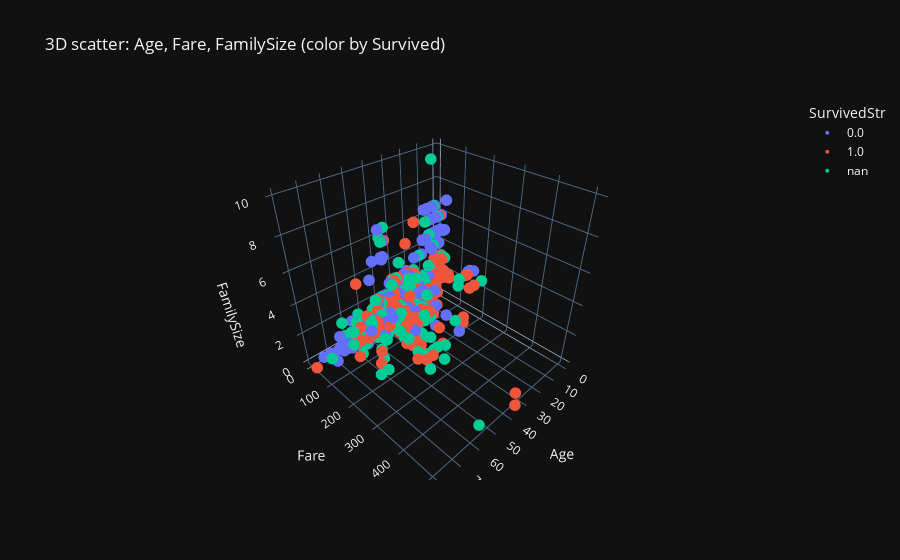

The cell this chart's notebook holds for it:
### Markdown cell above
3D scatter (интерактивный): Возраст (x), Стоимость билета (y), Размер семьи (z), цвет — Выживание

### Code cell
plot_df = df_rel.reset_index().copy()
plot_df = plot_df[~plot_df['Age'].isna() & ~plot_df['Fare'].isna()]
plot_df['SurvivedStr'] = plot_df['Survived'].astype(str)

fig = px.scatter_3d(plot_df, x='Age', y='Fare', z='FamilySize', color='SurvivedStr', hover_data=['Name','Pclass','Sex'],
                    title='3D scatter: Age, Fare, FamilySize (color by Survived)')
fig.update_traces(marker=dict(size=4))
fig

### Figure 1 — Plotly figure (JSON) as saved in the notebook; plotly's stock layout.template omitted (floating-point values rounded to 4 significant figures; data arrays with more than 128 entries replaced by an {"elided": "..."} marker saying what was removed)
{"data": [{"customdata": {"elided": "424x3 mixed values"}, "hovertemplate": "SurvivedStr=0.0<br>Age=%{x}<br>Fare=%{y}<br>FamilySize=%{z}<br>Name=%{customdata[0]}<br>Pclass=%{customdata[1]}<br>Sex=%{customdata[2]}<extra></extra>", "legendgroup": "0.0", "marker": {"color": "#636efa", "symbol": "circle", "size": 4}, "mode": "markers", "name": "0.0", "scene": "scene", "showlegend": true, "x": {"elided": "424 float values"}, "y": {"elided": "424 float values"}, "z": {"elided": "424 int values"}, "type": "scatter3d"}, {"customdata": {"elided": "290x3 mixed values"}, "hovertemplate": "SurvivedStr=1.0<br>Age=%{x}<br>Fare=%{y}<br>FamilySize=%{z}<br>Name=%{customdata[0]}<br>Pclass=%{customdata[1]}<br>Sex=%{customdata[2]}<extra></extra>", "legendgroup": "1.0", "marker": {"color": "#EF553B", "symbol": "circle", "size": 4}, "mode": "markers", "name": "1.0", "scene": "scene", "showlegend": true, "x": {"elided": "290 float values"}, "y": {"elided": "290 float values"}, "z": {"elided": "290 int values"}, "type": "scatter3d"}, {"customdata": {"elided": "331x3 mixed values"}, "hovertemplate": "SurvivedStr=nan<br>Age=%{x}<br>Fare=%{y}<br>FamilySize=%{z}<br>Name=%{customdata[0]}<br>Pclass=%{customdata[1]}<br>Sex=%{customdata[2]}<extra></extra>", "legendgroup": "nan", "marker": {"color": "#00cc96", "symbol": "circle", "size": 4}, "mode": "markers", "name": "nan", "scene": "scene", "showlegend": true, "x": {"elided": "331 float values"}, "y": {"elided": "331 float values"}, "z": {"elided": "331 int values"}, "type": "scatter3d"}], "layout": {"scene": {"domain": {"x": [0.0, 1.0], "y": [0.0, 1.0]}, "xaxis": {"title": {"text": "Age"}}, "yaxis": {"title": {"text": "Fare"}}, "zaxis": {"title": {"text": "FamilySize"}}}, "legend": {"title": {"text": "SurvivedStr"}, "tracegroupgap": 0}, "title": {"text": "3D scatter: Age, Fare, FamilySize (color by Survived)"}}}
